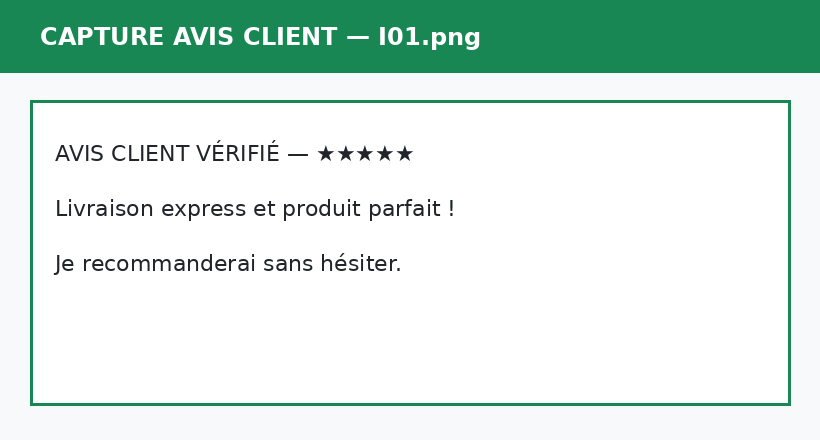
#> input picture data/dataset_sentiment_ecommerce/images/I01.png, 820 x 440 px
$ python -i ocr.py   (imports and definitions only)
#> lines starting #> are read from the running program, lines starting #| are printed output that depends on the picture
#> further down, picture is the input picture: PIL image 820x440 RGB; mean R, G, B 210.5, 229.9, 221.3
"""
modules/ocr.py — Extraction de texte depuis une image (OCR).

Pipeline image → texte :
  1. Ouverture via Pillow
  2. Prétraitement : niveaux de gris, redimensionnement, binarisation adaptative
  3. Extraction du texte via pytesseract (langue : fra)
  4. Nettoyage minimal du texte extrait
  5. Fallback gracieux si l'image ne contient pas de texte lisible

Utilisation dans la cascade :
    texte = extraire_texte_image(chemin_ou_bytes)
    label, conf = classifier.predict(texte)
"""

from __future__ import annotations

import io
import logging
import re
from pathlib import Path
from typing import Union

log = logging.getLogger(__name__)

# Types acceptés en entrée
ImageInput = Union[str, Path, bytes, io.IOBase]

# ── Constantes de prétraitement ───────────────────────────────────────────────
_LARGEUR_CIBLE = 1200          # px — Tesseract performe mieux sur images larges
_SEUIL_TEXTE_MIN = 10          # Nb de caractères minimum pour considérer un texte valide
_LANG_TESSERACT = "fra"        # Langue française pour Tesseract
_CONFIG_TESSERACT = "--psm 3"  # Page Segmentation Mode 3 : détection automatique


# [33 lines left out: function _charger_image, not called in this run]


def _pretraiter_image(img):
    """
    Applique le pipeline de prétraitement pour améliorer l'OCR :
    1. Conversion en niveaux de gris
    2. Redimensionnement si trop petite (Tesseract préfère >= 1200px de large)
    3. Binarisation adaptative (seuillage d'Otsu via PIL)

    Args:
        img: PIL.Image.Image en RGB.

    Returns:
        PIL.Image.Image en niveaux de gris, prête pour Tesseract.
    """
    from PIL import Image, ImageFilter, ImageOps

    # 1. Niveaux de gris
    img_gray = img.convert("L")
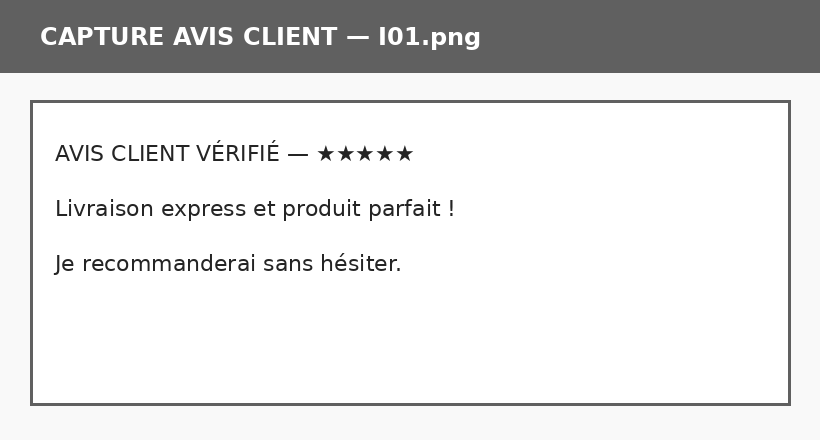
#> img_gray: PIL image 820x440 L; min 36, max 255, mean 223.1

    # 2. Redimensionnement si nécessaire
    w, h = img_gray.size
#> w = 820; h = 440
    if w < _LARGEUR_CIBLE:
        ratio    = _LARGEUR_CIBLE / w
#> ratio = 1.46
        new_size = (int(w * ratio), int(h * ratio))
#> new_size = (1200, 643)
        img_gray = img_gray.resize(new_size, Image.LANCZOS)
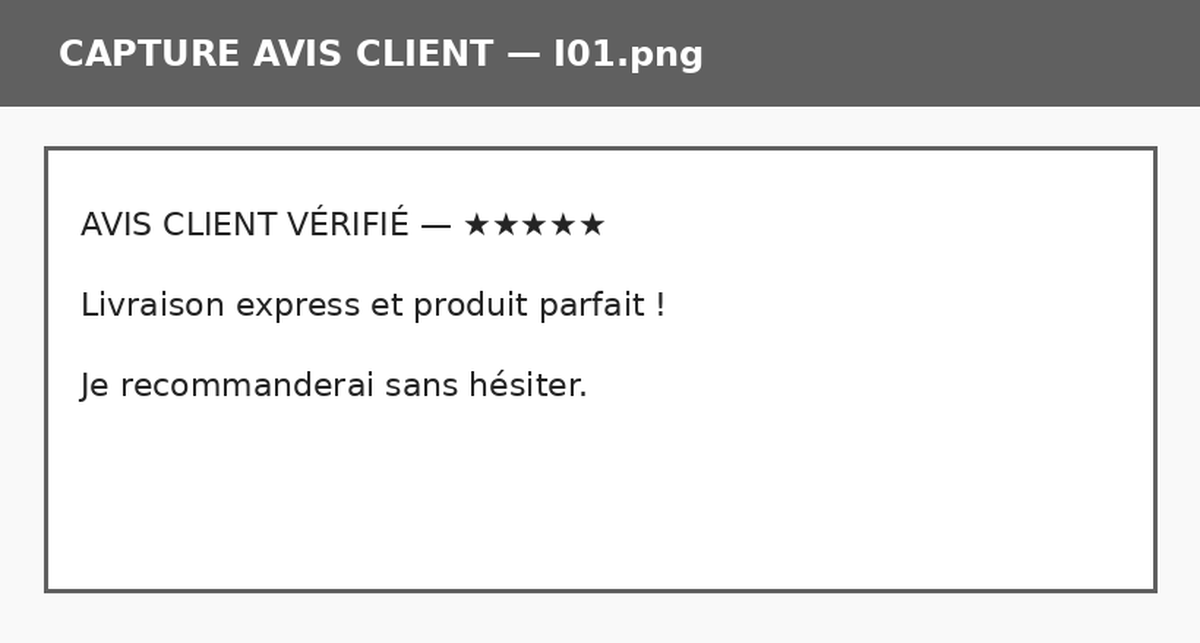
#> img_gray: PIL image 1200x643 L; min 0, max 255, mean 222.9
        log.debug("Image redimensionnée : %s → %s", (w, h), new_size)

    # 3. Amélioration du contraste + binarisation (seuil global Otsu simplifié)
    img_gray = ImageOps.autocontrast(img_gray, cutoff=2)
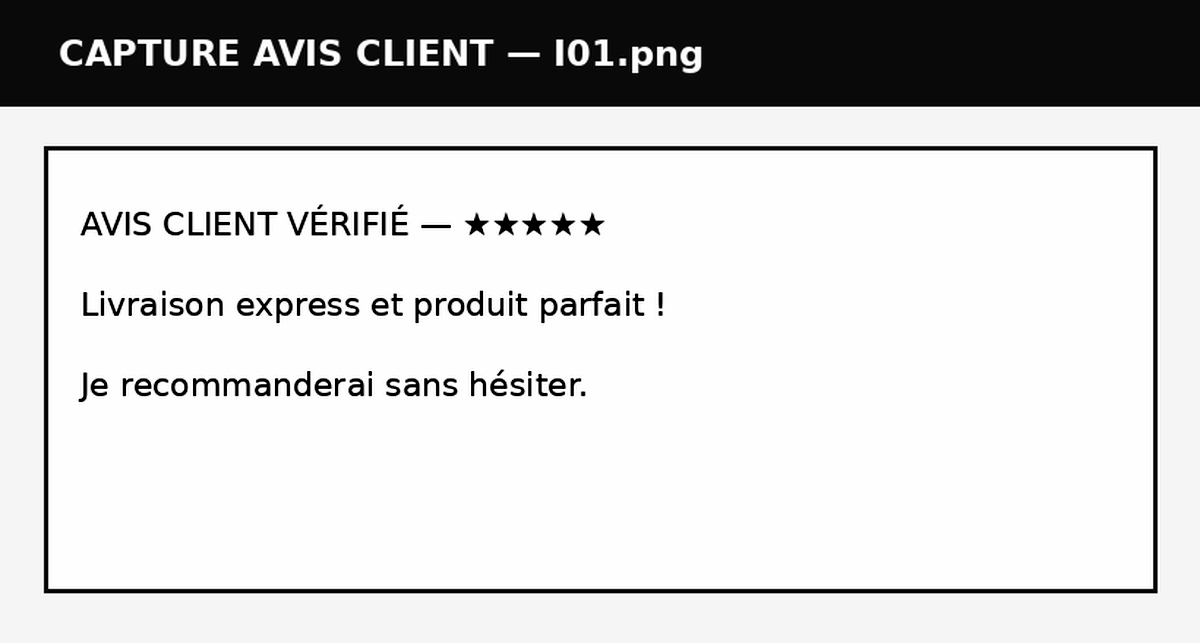
#> img_gray: PIL image 1200x643 L; min 0, max 254, mean 205.5

    # 4. Légère débruitage (filtre médian)
    img_gray = img_gray.filter(ImageFilter.MedianFilter(size=3))

    return img_gray


# [88 lines left out: functions extraire_texte_image, _nettoyer_texte_ocr, not called in this run]

>>> from PIL import Image
>>> picture = Image.open('../data/dataset_sentiment_ecommerce/images/I01.png')
>>> result = _pretraiter_image(picture)

$ run again, on data/dataset_sentiment_ecommerce/images/I02.png
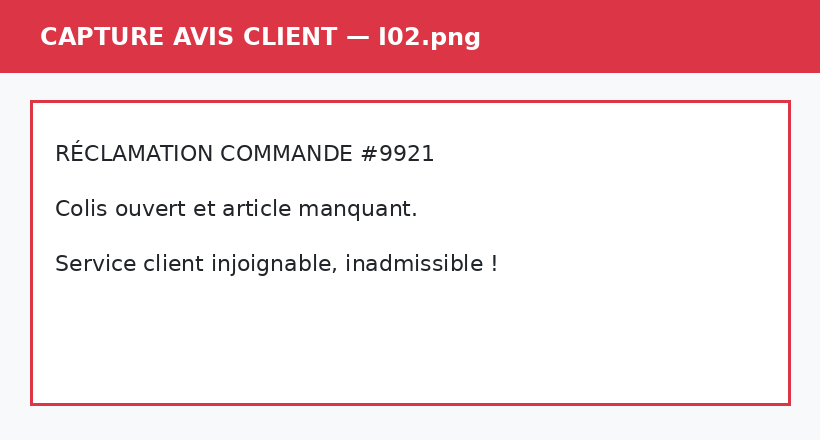
#> input picture data/dataset_sentiment_ecommerce/images/I02.png, 820 x 440 px
#> picture is the input picture: PIL image 820x440 RGB; mean R, G, B 244.2, 215.3, 218.3
#> in _pretraiter_image, `img_gray = img_gray.resize(new_size, Image.LANCZOS)`:
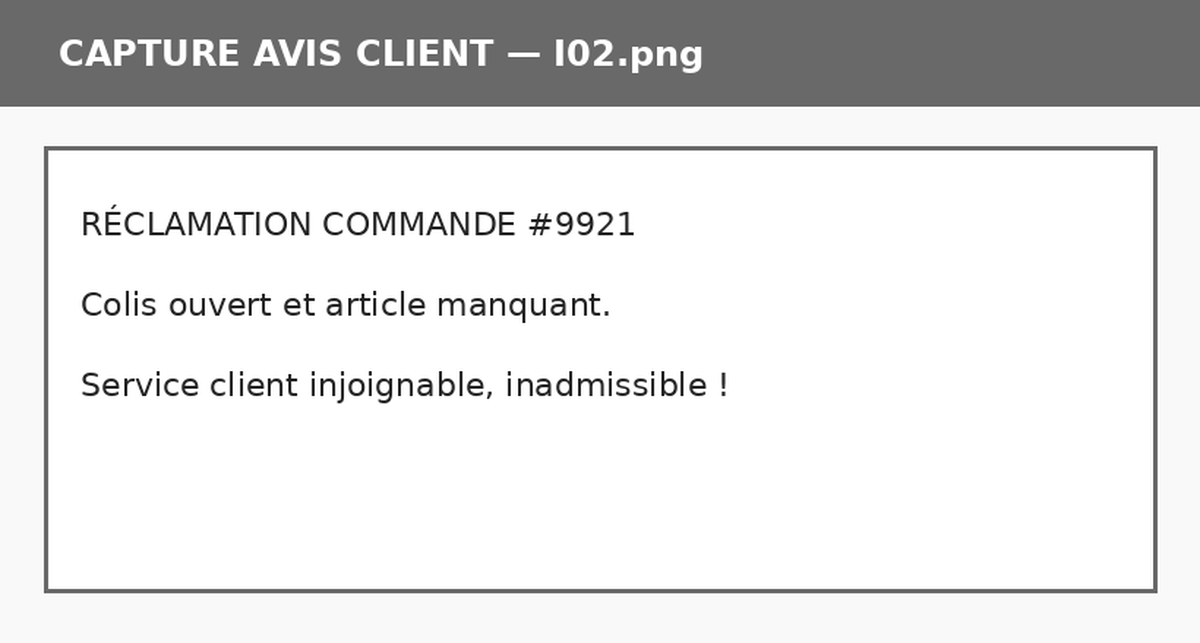
#> img_gray: PIL image 1200x643 L; min 0, max 255, mean 224.1
#> in _pretraiter_image, `img_gray = ImageOps.autocontrast(img_gray, cutoff=2)`:
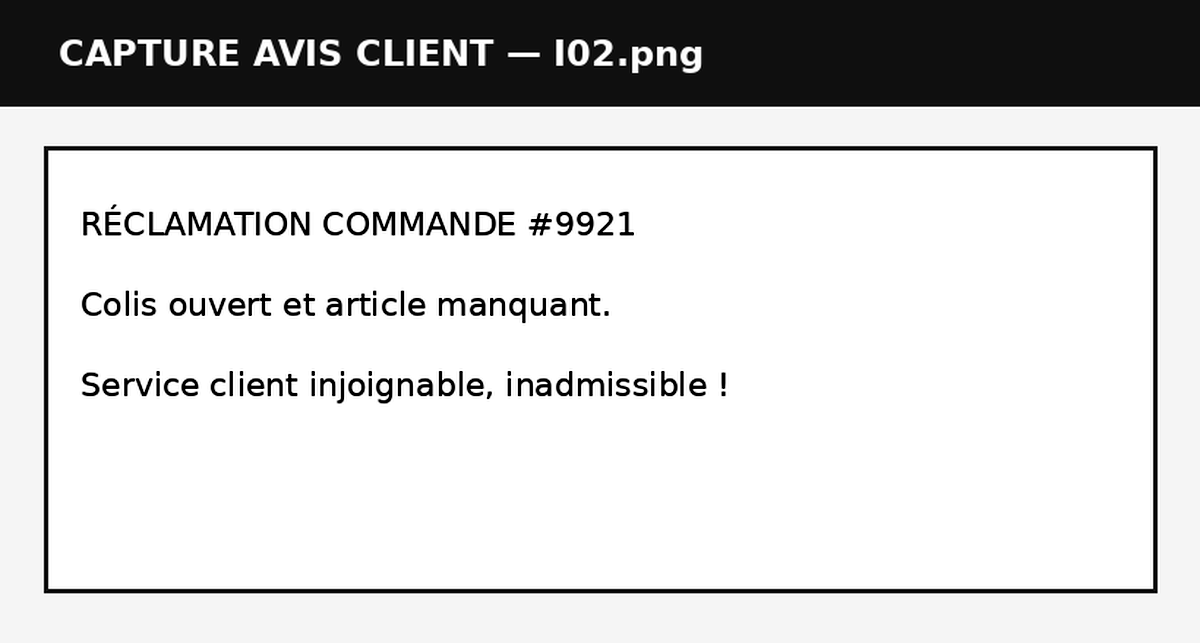
#> img_gray: PIL image 1200x643 L; min 0, max 255, mean 206.5

$ run again, on data/dataset_sentiment_ecommerce/images/I03.png
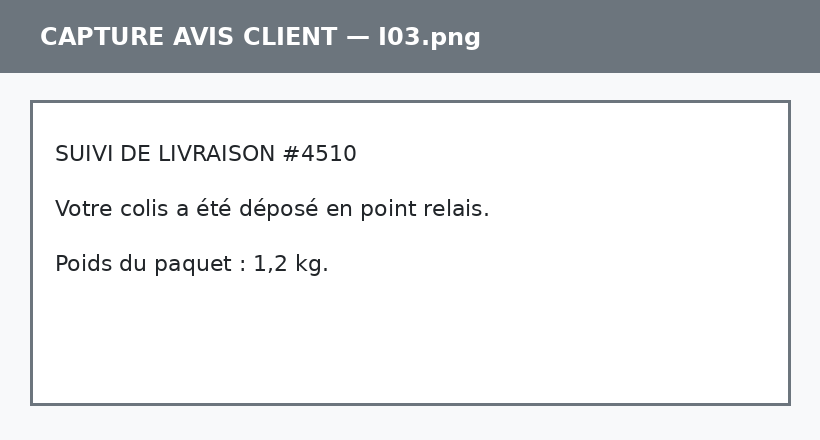
#> input picture data/dataset_sentiment_ecommerce/images/I03.png, 820 x 440 px
#> picture is the input picture: PIL image 820x440 RGB; mean R, G, B 225.2, 227, 228.7
#> in _pretraiter_image, `img_gray = img_gray.resize(new_size, Image.LANCZOS)`:
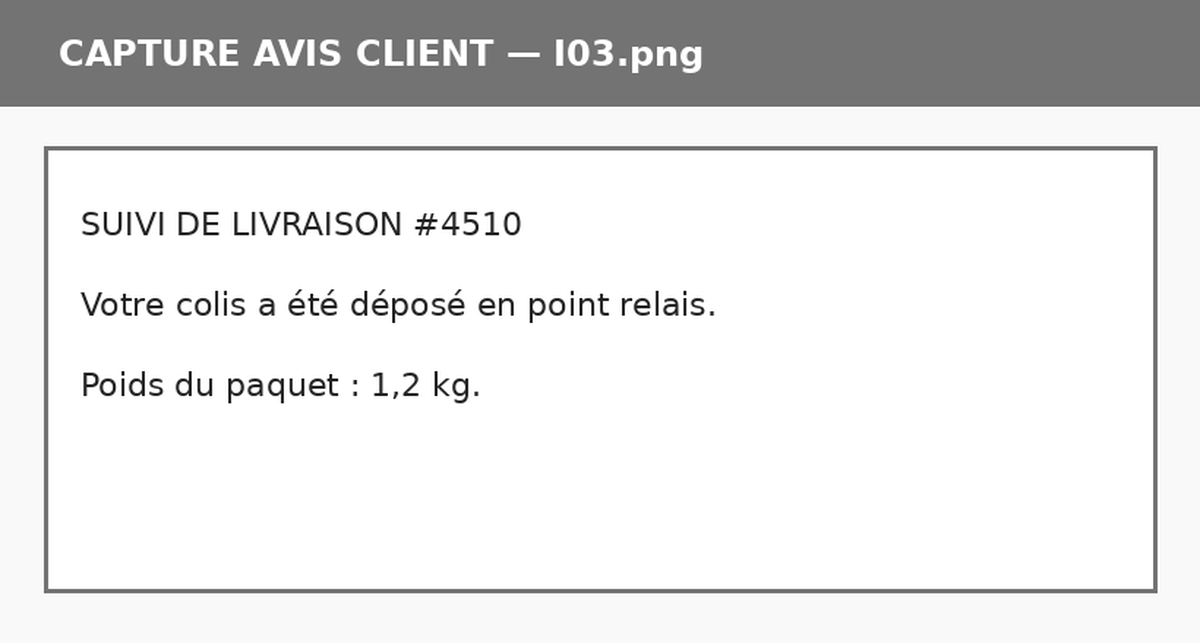
#> img_gray: PIL image 1200x643 L; min 0, max 255, mean 226.5
#> in _pretraiter_image, `img_gray = ImageOps.autocontrast(img_gray, cutoff=2)`:
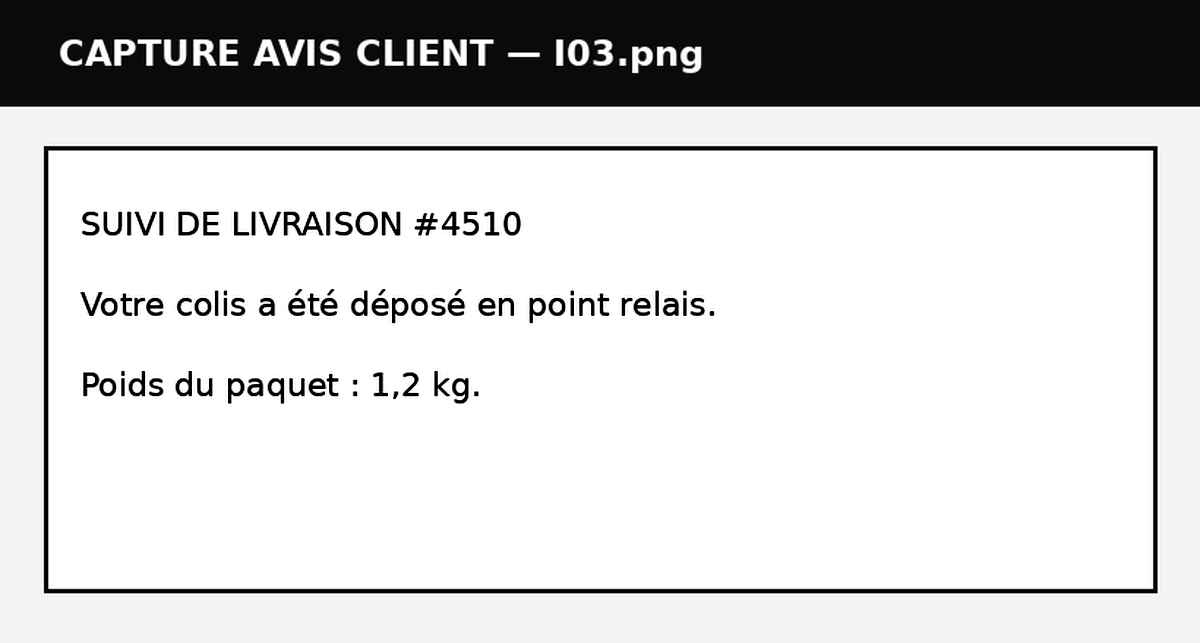
#> img_gray: PIL image 1200x643 L; min 0, max 255, mean 206.2

$ run again, on data/dataset_sentiment_ecommerce/images/I04.png
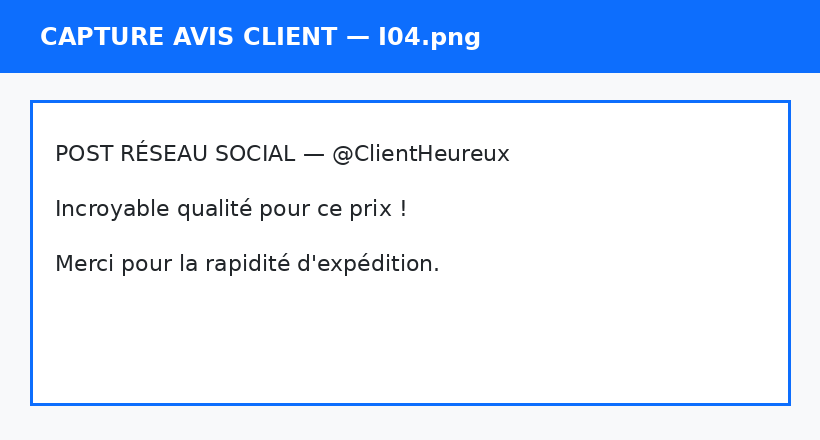
#> input picture data/dataset_sentiment_ecommerce/images/I04.png, 820 x 440 px
#> picture is the input picture: PIL image 820x440 RGB; mean R, G, B 208.1, 225.3, 250.5
#> in _pretraiter_image, `img_gray = img_gray.resize(new_size, Image.LANCZOS)`:
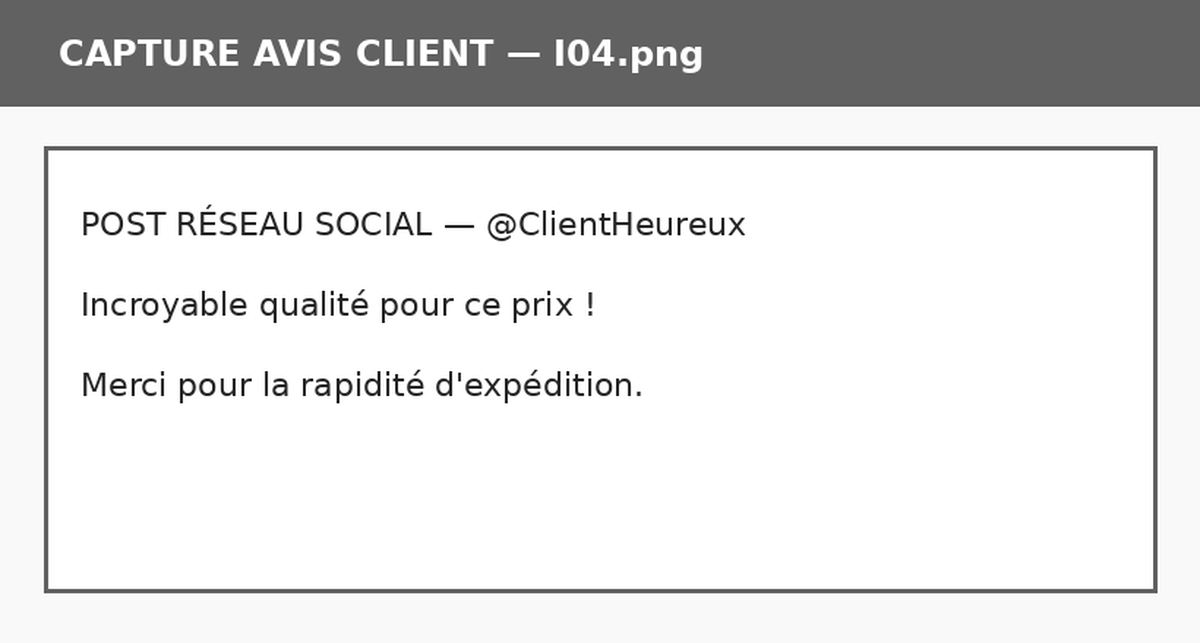
#> img_gray: PIL image 1200x643 L; min 0, max 255, mean 222.7
#> in _pretraiter_image, `img_gray = ImageOps.autocontrast(img_gray, cutoff=2)`:
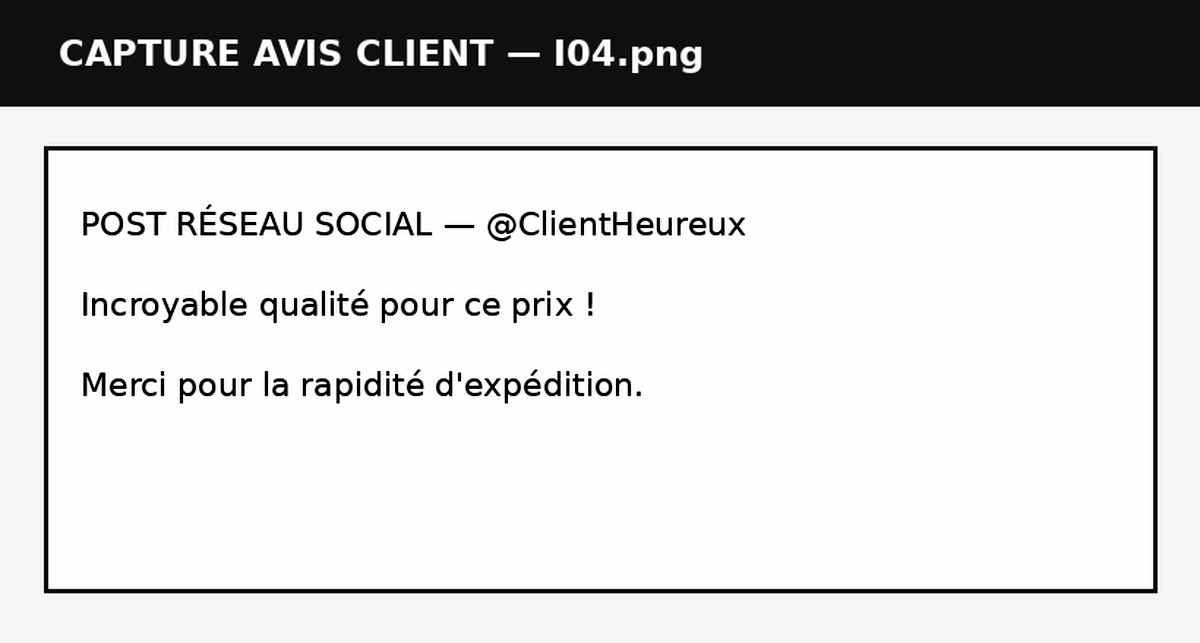
#> img_gray: PIL image 1200x643 L; min 0, max 254, mean 206.1
